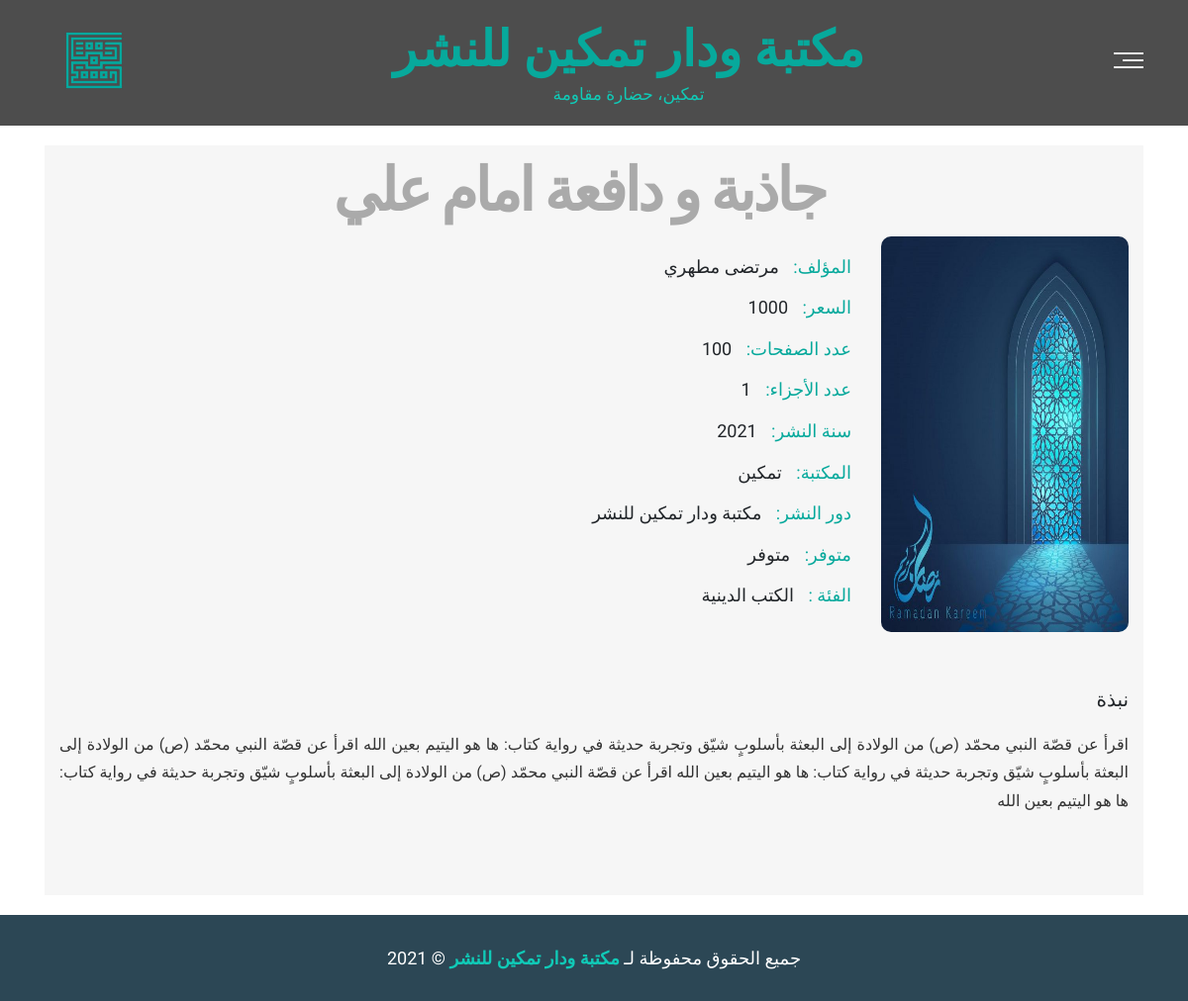
The app's page /books/detail/1 with its own data.
### books/models.py (models this page shows, shortened)
class Book(models.Model):
    title_book = models.CharField(("اسم الكتاب"), max_length=200)
    cover_book = models.ImageField(
        ("صورة "), upload_to="books/covers/", blank=True, null=True)
    auther = models.ManyToManyField(Authors, verbose_name=("المؤلف"))
    price = models.DecimalField(
        max_digits=7, decimal_places=0, verbose_name="السعر", blank=True, null=True)
    pages = models.PositiveIntegerField(("عدد الصفحات"), blank=True, null=True)
    values = models.PositiveIntegerField(
        ("عدد الاجزاء"), blank=True, null=True, default=1)
    Categories = models.ManyToManyField(Categories, verbose_name=("الفئة"))
    stores = models.ManyToManyField(Stores, verbose_name=("المتجر"), related_name="store_book",)
    Publishers = models.ManyToManyField(Publishers, verbose_name=("الناشر"))
    year_publish = models.DateField(
        ("سنة النشر"), auto_now_add=False, blank=True, null=True)
    description_book = models.TextField( ("مختصر عن الكتاب"), blank=True, null=True)
    available = models.BooleanField(("متوفر"), default=True)
    publish = models.BooleanField(("يتم نشره"), default=False)
    showinSlideShow = models.BooleanField(("يظهر في السلايد"), default=False)
    created = models.DateField(
        ("تاريخ الإضافة"),  auto_now_add=True, null=True)
    def y_publish(self):
        return self.year_publish.year
    def get_Categories(self):
        return " - ".join([b.name_category for b in self.Categories.all()])
    def get_Authors(self):
        return " - ".join([b.name_author for b in self.auther.all()])
    def get_Publishers(self):
        return " - ".join([b.name_publisher for b in self.Publishers.all()])
    def get_Stores(self):
        return " - ".join([b.name_store for b in self.stores.all()])
    class Meta:
        verbose_name = "كتاب"
        verbose_name_plural = "كتب"

class Authors(models.Model):
    name_author = models.CharField(("اسم المؤلف"), max_length=50)
    brief_about_author = models.CharField(
        ("نبذه عن المؤلف"), max_length=255, blank=True, null=True)
    photo_author = models.ImageField(
        ("صورة"), upload_to="authors/photo/",  blank=True, null=True)
    publish = models.BooleanField(("يتم نشره"), default=False)
    created = models.DateField(
        ("تاريخ الإضافة"),  auto_now_add=True, null=True)
    class Meta:
        verbose_name = "مؤلف"
        verbose_name_plural = "مؤلفين"

class Stores(models.Model):
    name_store = models.CharField(max_length=255, verbose_name="اسم المتجر")
    address_store = models.CharField(
        max_length=50, blank=True, null=True, verbose_name="عنوان المتجر")
    phone_store = models.PositiveIntegerField(
        blank=True, null=True, verbose_name="الهاتف")
    site_store = models.URLField(
        max_length=255, verbose_name="موقع المتجر", blank=True, null=True)
    logo_store = models.ImageField(
        upload_to='stores/logos/', verbose_name="الشعار", blank=True, null=True)
    description_store = models.CharField(
        max_length=255, verbose_name="نبذة عن المتجر", blank=True, null=True)
    dirctors_store = models.ManyToManyField(User, verbose_name="المدراء", blank=True)
    publish = models.BooleanField(("يتم نشره"), default=False)
    created = models.DateField( ("تاريخ الإضافة"),  auto_now_add=True, null=True)
    class Meta:
        verbose_name_plural = "المتاجر"
        verbose_name = "متجر"

class Publishers(models.Model):
    name_publisher = models.CharField(("اسم دار النشر"), max_length=50)
    address_publisher = models.CharField(
        ("العنوان"), max_length=255, blank=True, null=True)
    phone_publisher = models.PositiveIntegerField(
        blank=True, null=True, verbose_name="الهاتف")
    site_publisher = models.URLField(
        ("الموقع"), max_length=200, blank=True, null=True)
    logo_publisher = models.ImageField(
        ("الشعار"), upload_to="publishers/logos/",  blank=True, null=True)
    publish = models.BooleanField(("يتم نشره"), default=False)
    created = models.DateField(
        ("تاريخ الإضافة"),  auto_now_add=True, null=True)
    class Meta:
        verbose_name = "دار النشر"
        verbose_name_plural = "دور النشر"

class Categories(models.Model):
    name_category = models.CharField(("اسم الفئة"), max_length=50)
    brief_about_category = models.CharField(
        ("نبذه عن الفئة"), max_length=255, blank=True, null=True)
    photo_category = models.ImageField(
        ("صورة"), upload_to="categories/photo/",  blank=True, null=True)
    publish = models.BooleanField(("يتم نشره"), default=False)
    created = models.DateField(
        ("تاريخ الإضافة"),  auto_now_add=True, null=True)
    class Meta:
        verbose_name = "فئة"
        verbose_name_plural = "الفئات"

### books/views.py (the view)
# urls.py: path('detail/<int:pk>', views.Detail, name="Detail"),
def Detail(request,pk):
    context ={
        "book": get_object_or_404(Book,pk=pk)
    }
    return render(request, 'books/detail.html', context)

### books/TEMPLATES/books/detail.html (shortened to what this page needs)
{% extends 'base.html' %}
{% load static %}
{% block content %}
<div class="datail" id="datail">
    <div class="container" >
        <h2 class="special-heading">{{ book.title_book }}</h2>
        <div class="datail-content">
            <div class="col">
                <div class="image image-column">
                    <img src='{{ book.cover_book.url }}' class="img-fluid  mx-auto d-block" alt="Responsive image">
                </div>
            </div>
            <div class="col">
                <div class="det">
                    <div class="text"><h3><span>المؤلف: </span>{{ book.get_Authors }}</h3></div>
                    <div class="text"><h3><span>السعر: </span>{{ book.price }}</h3></div>
                    <div class="text"><h3><span>عدد الصفحات: </span>{{ book.pages }}</h3></div>
                    <div class="text"><h3><span>عدد الأجزاء: </span>{{ book.values }}</h3></div>
                    <div class="text"><h3><span>سنة النشر: </span>{{ book.y_publish }}</h3></div>
                    <div class="text"><h3><span> المكتبة: </span>{{ book.get_Stores }}</h3></div>
                    <div class="text"><h3><span>دور النشر: </span> {{ book.get_Publishers }}</h3></div>
                    <div class="text"><h3><span> متوفر: </span>{% if book.available %}متوفر
                    {% else %}
                    <text class="btn-danger">غير متوفر
                    {% endif %}
                    </h3></div>
                    <div class="text"><h3><span>الفئة : </span>{{ book.get_Categories }}</h3></div>
                    <div class="text"><h3><span> </h3></div>
                </div>
            </div>
        </div>
        <div class=" description">
            <div class="col " >
                    <div class="det">
                        <div class="text">
                            <h3>نبذة</h3>
                            <p>{{ book.description_book }}</p>
                        </div>
                    </div>
            </div>
        </div>
    </div>
</div>
<div class="date-content">
</div>
{% endblock content %}

### books/static/books/css/leon.css (style rules this page uses)
:root { --main-color: #10cab7; --secondary-color: #2c4755; --section-padding: 10px; --section-background: #f6f6f6; --tamkeen-color: #07a99c; --tamkeen-bg: #4d4d4d; }
* { -webkit-box-sizing: border-box; -moz-box-sizing: border-box; box-sizing: border-box; }
html { scroll-behavior: smooth !important; }
body { font-family: "Work Sans", sans-serif; font-family: "Almarai", sans-serif; }
.container { padding-left: 15px; padding-right: 15px; margin-left: auto; margin-right: auto; margin-bottom: 20px; }
@media (min-width: 768px) { .container { width: 750px; } }
@media (min-width: 992px) { .container { width: 970px; } }
@media (min-width: 1200px) { .container { width: 1170px; } }
.special-heading { color: #aaa; font-size: 60px; text-align: center !important; font-weight: 800; letter-spacing: -3px; margin: 0; }
.d-block { height: 400px; border-radius: 10px; }
.date-content { direction: rtl; background-color: var(--section-background); padding: 15px; }
.datail { padding-top: var(--section-padding); padding-bottom: var(--section-padding); background-color: var(--section-background); }
.datail .datail-content { display: grid; padding-left: 25px; grid-template-columns: 250px auto; grid-gap: 20px; margin-top: 30px; }
.datail .description { display: grid; grid-template-columns: repeat(auto-fill); padding-left: 30px !important; line-height: 2; }
.datail .description p { text-align: justify !important; }
.datail .datail-content .det, .datail .description .det { margin-bottom: 20px; margin-top: 20px; text-align: right !important; }
.datail .datail-content .det .text, .datail .description .det .text { flex: 1; }
.datail .datail-content .det .text span { color: var(--tamkeen-color); margin: auto 10px; }
.datail .datail-content .det .text h3, .news-pro .news-pro-content .card .info a, .datail .description .det .text h3, .news-pro .description .card .info a { font-size: 18px; margin: 0 0 20px; }
.datail .description .det .text h3 { font-size: 20px; }
.datail .datail-content .det .text p, .datail .description .det .text p { color: #333; font-weight: 300; line-height: 1.8; }
.datail .datail-content .col .image { text-align: center !important; position: relative; }
.datail .datail-content .col .image img { width: 100%; }

### records on screen
Book: title_book "جاذبة و دافعة امام علي", cover_book (picture), get_Authors "مرتضى مطهري", price "1000", pages "100", values "1", y_publish "2021", get_Stores "تمكين", get_Publishers "مكتبة ودار تمكين للنشر", get_Categories "الكتب الدينية", description_book "اقرأ عن قصّة النبي محمّد (ص) من الولادة إلى البعثة بأسلوبٍ شيّق وتجربة حديثة في رواية كتاب: ها هو اليتيم بعين الله اقرأ عن قصّة النبي محمّد (ص) من الولادة إلى البعثة بأسلوبٍ شيّق وتجربة حديثة في رواية كتاب: ها هو اليتيم بعين الله اقرأ عن قصّة النبي محمّد (ص) من الولادة إلى البعثة بأسلوبٍ شيّق وتجربة حديثة في رواية كتاب: ها هو اليتيم بعين الله"
